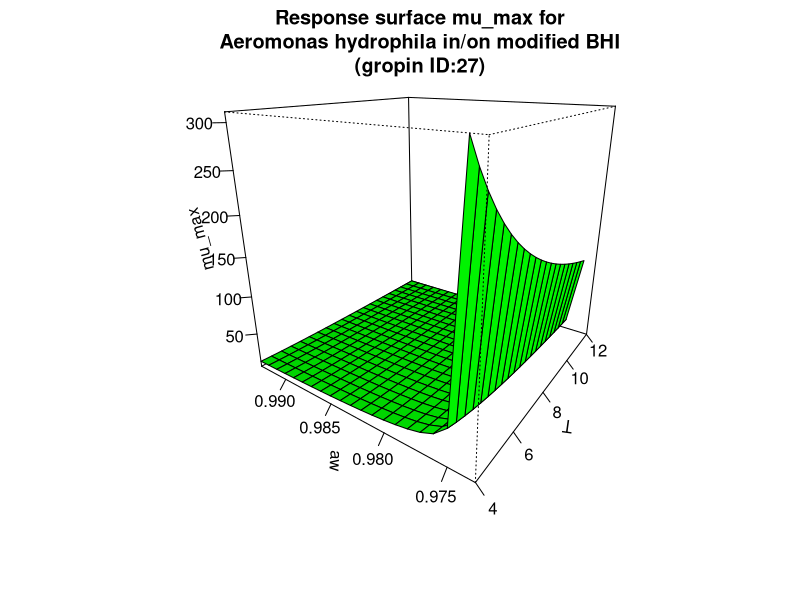

The R script that drew this image:
#############################
# start of Parameter script
#############################
T <- seq(3.996003996004,12.012,length.out=21)
aw <- seq(0.973026973026973,0.992992,length.out=21)
#############################
# end of Parameter script
#############################
############################# 
# start of Model script Gropin ID 27 
#############################
 
# constant coefficients for this model
c <- 0.143
awmin <- 0.974
Tmin <- -0.48499999999999999
 
variables <- data.frame(T,aw)
argumentsPar <- expand.grid(variables)
 
# heart of the model
response_surface <- function(T,aw) {
   mumax <-(1/(c*sqrt(aw-awmin)*(T-Tmin)))

return(mumax=mumax)
} 

# output parameters
mumax <- cbind(argumentsPar,response_surface(argumentsPar['T'],argumentsPar['aw']))
colnames(mumax) <- c(colnames(argumentsPar),'mumax')
#############################
# End of Model script
#############################
############################# 
# start of Visualisation script Gropin ID 27 
#############################
persp(T,aw,matrix(unlist(mumax$mumax),nrow=21),col = 'green',xlab='T',ylab='aw',zlab='mu_max',main='Response surface mu_max for
Aeromonas hydrophila in/on modified BHI
(gropin ID:27)',theta=305,phi=20,shade=0.25,ticktype = 'detailed')
#############################
# End of Visualisation script
#############################
